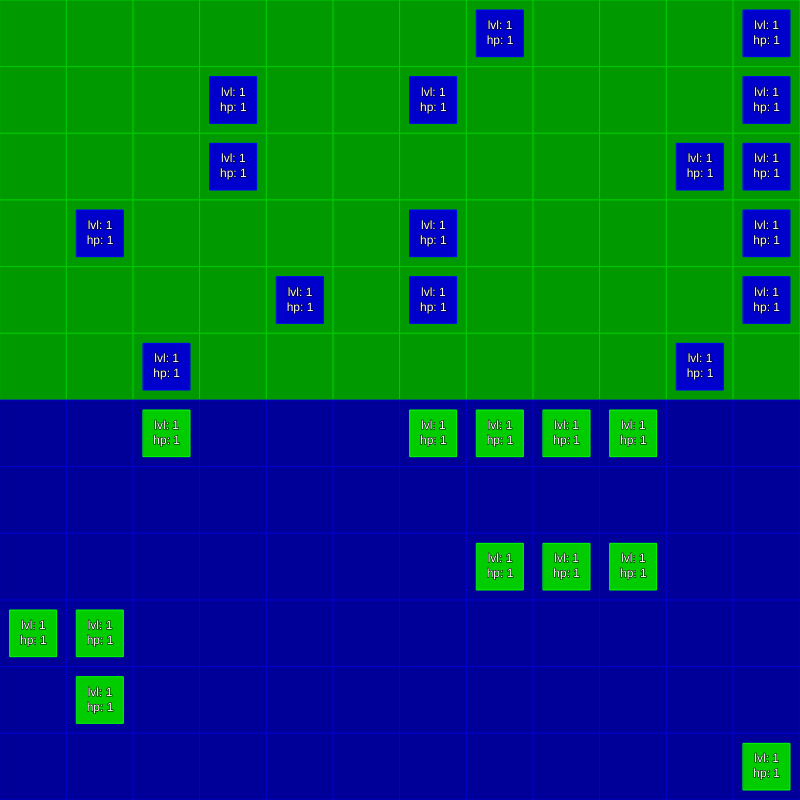
Frame 1 (no input)
Frame 60 (no input): identical to frame 1, image omitted
Frame 120 (the mouse pressed at the canvas centre since frame 60): identical to frame 1, image omitted

The p5.js sketch that drew this single still picture (run headless with seeded random() and noise() and a simulated clock; from frame 60 on, the mouse is pressed at the canvas centre):

// p5.js sketch
// ── sketch.js
let cols = 12, rows = 12;
let cells, cellsHistory;

let indexPrev, indexNext;
let movable = true;
let cardsToRemove = [], cardsToUpgrade = [];

let elementList = ["water", "fire", "air", "rock", "nature", "energy", "none"];
let element1 = "water", element2 = "nature", element3 = "none", element4 = "none";

let mergeButton, attackButton, undoButton;
let maxLevel = 3;
let chanceToSpawn = 0.2;

function setup() {
    createCanvas(800, 800);
    cells = createNDimArray([cols,rows]);
    cellsHistory = createNDimArray([0,0,0]);    
    for (let j = 0; j < rows; j++) {
        for (let i = 0; i < cols; i++) {
            cells[i][j] = new Cell(i, j, new Card(i, j, 0));
        }
    }
    cellsHistory.push(cells);

    indexPrev = createVector();
    indexNext = createVector();

    mergeButton = createButton("Merge");
    mergeButton.position(0, height);
    mergeButton.size(width/12, height/12);
    mergeButton.mousePressed(merging);

    mergeAttack = createButton("Attack");
    mergeAttack.position(width/12, height);
    mergeAttack.size(width/12, height/12);
    mergeAttack.mousePressed(attack);

    // undoButton = createButton("Undo");
    // undoButton.position(2*width/12, height);
    // undoButton.size(width/12, height/12);
    // undoButton.mousePressed(attack);
}

function draw() {
    background(51);

    for (let j = 0; j < rows; j++) {
        for (let i = 0; i < cols; i++) {
            cells[i][j].update();
            cells[i][j].show();
        }
    }
}
// ── functions.js
function drawCell(xi, yi, color, highlight = false) {
    let defColor = highlight ? 51 : 0;
    switch (color) {
        case "green":
            stroke(defColor, 204 + defColor, defColor);
            fill(defColor, 153 + defColor, defColor);
            break;
        case "blue":
            stroke(defColor, defColor, 204 + defColor);
            fill(defColor, defColor, 153 + defColor);
            break;
    }
    strokeWeight(1);
    rect(norm(xi, 0, 12) * width, norm(yi, 0, 12) * height, width / 12.0);
}

function drawCard(xi, yi, card, highlight = false) {
    let defColor = highlight ? 51 : 0;
    switch (card.element) {
        case "water":
            stroke(defColor, defColor, 255 + defColor);
            fill(defColor, defColor, 204 + defColor);
            break;
        case "fire":
            stroke(255 + defColor, defColor, defColor);
            fill(204 + defColor, defColor, defColor);
            break;
        case "air":
            stroke(255 + defColor);
            fill(204 + defColor);
            break;
        case "rock":
            stroke(153 + defColor);
            fill(102 + defColor);
            break;
        case "nature":
            stroke(defColor, 255 + defColor, defColor);
            fill(defColor, 204 + defColor, defColor);
            break;
        case "energy":
            stroke(255 + defColor, defColor, 255 + defColor);
            fill(204 + defColor, defColor, 204 + defColor);
            break;
    }
    strokeWeight(1);
    let pos = createVector((xi / 12.0 + 1.5 / 120.0) * width, (yi / 12.0 + 1.5 / 120.0) * height);
    let dim = width / 12.0 - width * 3 / 120.0;
    rect(pos.x, pos.y, dim);

    let s = "lvl: " + nf(card.level + 1) + " hp: " + nf(card.health);
    fill(255);
    stroke(0);
    strokeWeight(1);
    // textSize(16);
    textAlign(CENTER, CENTER);
    text(s, pos.x, pos.y, dim, dim);
}

function mouseReleased() {
    if (mouseX < width && mouseX > 0 && mouseY < height && mouseY > 0) {
        for (let j = 0; j < rows; j++) {
            for (let i = 0; i < cols; i++) {
                if (cells[i][j].selected == true) {
                    cells[i][j].selected = false;
                }
            }
        }
        indexPrev = indexNext;
        indexNext = createVector(min(floor(mouseX * 12.0 / width), 11), min(floor(mouseY * 12.0 / height), 11));
        cells[indexNext.x][indexNext.y].selected = true;
        // console.log(cells[indexNext.x][indexNext.y]);
        if (movable) {
            moveCard(indexPrev, indexNext);
            movable = !movable;
        }
        movable = !movable;
    }
}

function moveCard(indexA, indexB) { // A moves to B
    if (floor(indexA.y / 6) == floor(indexB.y / 6) && !indexA.equals(indexB)) {
        if (cells[indexA.x][indexA.y].card != null && cells[indexB.x][indexB.y].card == null) {
            cells[indexA.x][indexA.y].card.update("move", indexB);
            cells[indexA.x][indexA.y].card = null;

            movable = !movable;
        }
    }
}

function mergeQueue(cardDataA, indexB, indexC) {
    let addA = true, addB = true, addC = true;
    for (let i = 0; i < cardsToUpgrade.length; i++) {
        if (cardDataA.index.equals(cardsToUpgrade[i]))
            addA = false;
    }
    for (let i = 0; i < cardsToRemove.length; i++) {
        if (indexB.equals(cardsToRemove[i]))
            addB = false;
        if (indexC.equals(cardsToRemove[i]))
            addC = false;
    }
    if (addA)
        cardsToUpgrade.push(cardDataA);
    if (addB)
        cardsToRemove.push(indexB);
    if (addC)
        cardsToRemove.push(indexC);
}

function mergeable(indexA, indexB, indexC) {
    let valid = cells[indexA.x][indexA.y].card != null &&
        cells[indexB.x][indexB.y].card != null &&
        cells[indexC.x][indexC.y].card != null;
    if (valid && !indexA.equals(indexB) && !indexB.equals(indexC) && !indexA.equals(indexC) &&
        cells[indexA.x][indexA.y].card.level < maxLevel - 1 &&
        cells[indexB.x][indexB.y].card.level < maxLevel - 1 &&
        cells[indexC.x][indexC.y].card.level < maxLevel - 1) {
        return cells[indexA.x][indexA.y].card.element == cells[indexB.x][indexB.y].card.element &&
            cells[indexA.x][indexA.y].card.element == cells[indexC.x][indexC.y].card.element &&
            cells[indexA.x][indexA.y].card.level == cells[indexB.x][indexB.y].card.level &&
            cells[indexA.x][indexA.y].card.level == cells[indexC.x][indexC.y].card.level;
    } else {
        return false;
    }
}

function merging() {
    for (let j = 0; j < rows; j++) {
        for (let i = 0; i < cols; i++) {
            if (cells[i][j].card != null) {
                let startI = max(0, i - 1);
                let endI = min(cols - 1, i + 1);
                let startJ = max(0, j - 1);
                let endJ = min(rows - 1, j + 1);
                if (abs(startI - endI) == 2 && abs(startJ - endJ) == 2)
                    if (mergeable(createVector(i, j), createVector(startI, startJ), createVector(endI, endJ)))
                        mergeQueue(new cardData(i, j, cells[i][j].card.level, cells[i][j].card.element),
                            createVector(startI, startJ), createVector(endI, endJ));
                if (mergeable(createVector(i, j), createVector(i, startJ), createVector(i, endJ)))
                    mergeQueue(new cardData(i, j, cells[i][j].card.level, cells[i][j].card.element),
                        createVector(i, startJ), createVector(i, endJ));
                if (abs(startI - endI) == 2 && abs(startJ - endJ) == 2)
                    if (mergeable(createVector(i, j), createVector(endI, startJ), createVector(startI, endJ)))
                        mergeQueue(new cardData(i, j, cells[i][j].card.level, cells[i][j].card.element),
                            createVector(endI, startJ), createVector(startI, endJ));
                if (mergeable(createVector(i, j), createVector(endI, j), createVector(startI, j)))
                    mergeQueue(new cardData(i, j, cells[i][j].card.level, cells[i][j].card.element),
                        createVector(endI, j), createVector(startI, j));
            }
        }
    }

    for (let i = 0; i < cardsToRemove.length; i++) {
        cells[cardsToRemove[i].x][cardsToRemove[i].y].card = null;
    }
    cardsToRemove = [];

    for (let i = 0; i < cardsToUpgrade.length; i++) {
        cells[cardsToUpgrade[i].index.x][cardsToUpgrade[i].index.y].card = new Card(
            cardsToUpgrade[i].index.x, cardsToUpgrade[i].index.y,
            cardsToUpgrade[i].level, cardsToUpgrade[i].element, cardsToUpgrade[i]);
        cells[cardsToUpgrade[i].index.x][cardsToUpgrade[i].index.y].update();
    }
    cardsToUpgrade = [];
}

function getElement(height, chance, el1, el2, el3 = "none", el4 = "none") {
    if (height < 6) {
        return random(1) < chance ? random(1) < 0.5 && el3 != "none" ? el3 : el1 : "none";
    } else {
        return random(1) < chance ? random(1) < 0.5 && el4 != "none" ? el4 : el2 : "none";
    }
}

function regenerate() {
    for (let j = 0; j < rows; j++) {
        for (let i = 0; i < cols; i++) {
            cells[i][j] = new Cell(i, j, new Card(i, j, 0));
        }
    }
    indexPrev = createVector();
    indexNext = createVector();
}

function createNDimArray(dimensions) {
    var t, i = 0, s = dimensions[0], arr = new Array(s);
    if ( dimensions.length < 3 ) for ( t = dimensions[1] ; i < s ; ) arr[i++] = new Array(t);
    else for ( t = dimensions.slice(1) ; i < s ; ) arr[i++] = createNDimArray(t);
    return arr;
}

function attack() { // indexPrev attacks indexNext
    if (indexPrev != indexNext && floor(indexNext.y/6) != floor(indexPrev.y/6) &&
        cells[indexPrev.x][indexPrev.y].card != null && cells[indexNext.x][indexNext.y].card != null) {
        cells[indexNext.x][indexNext.y].card.update("hit", cells[indexPrev.x][indexPrev.y].card.damage);
        cells[indexNext.x][indexNext.y].update();
    }
}

// function equalityCheck(arr1 = [[0],[0]], arr2 = [[0],[0]]) {
//     let equal = true;
//     for (let j = 0; j < arr1[0].length; j++) {
//         for (let i = 0; i < arr1.length; i++) {
//             if (arr1[i][j] != arr2[i][j])
//                 equal = false;
//                 break;
//         }
//     }
//     return equal;
// }
// ── objects.js
class Card {
    constructor(xindex, yindex, defLevel = 0, defElement = "none", cardData = null) {
        if (cardData == null) {
            this.cardIndex = createVector(xindex, yindex);
            this.level = defLevel;
            this.update("levelChange", this.level);
            this.element = getElement(yindex, chanceToSpawn, element1, element2, element3, element4);
        } else {
            this.cardIndex = cardData.index;
            this.level = cardData.level;
            this.update("levelChange", this.level);
            this.element = cardData.element;
        }
    }

    update(type, amount) {
        switch (type) {
            case "levelChange":
                this.level += amount; // 0 -> 1 -> 2
                this.health = ceil(2 * 3 ** (this.level - 1)); // 1 -> 2 -> 6
                this.damage = 2 ** this.level; // 1 -> 2 -> 4
                this.reach = this.level * 2 + 3; // 3 -> 5 -> 7
                break;
            case "hit":
                this.health -= amount;
                break;
            case "move":
                cells[amount.x][amount.y].card = this;
                this.cardIndex = amount;
                break;
        }
    }
}

class Cell {
    constructor(xindex, yindex, defCard = null) {
        this.cellIndex = createVector(xindex, yindex);
        this.card = defCard.element == "none" ? null : defCard;
        this.color = yindex < 6 ? "green" : "blue";
        this.selected = false;
    }

    show() {
        drawCell(this.cellIndex.x, this.cellIndex.y, this.color, this.selected);
        if (this.card != null) {
            drawCard(this.cellIndex.x, this.cellIndex.y, this.card, this.selected);
        }
    }

    update() {
        if (this.card != null) {
            if (this.card.element == "none") {
                this.card = null;
            }
            if (this.card.health <= 0) {
                this.card.update("levelChange", -1);
            }
            if (this.card.level < 0) {
                this.card = null;
            }
        }
    }
}

class cardData {
    constructor(xi, yi, level, element) {
        this.index = createVector(xi, yi);
        this.level = level + 1;
        this.element = element;
    }
}
